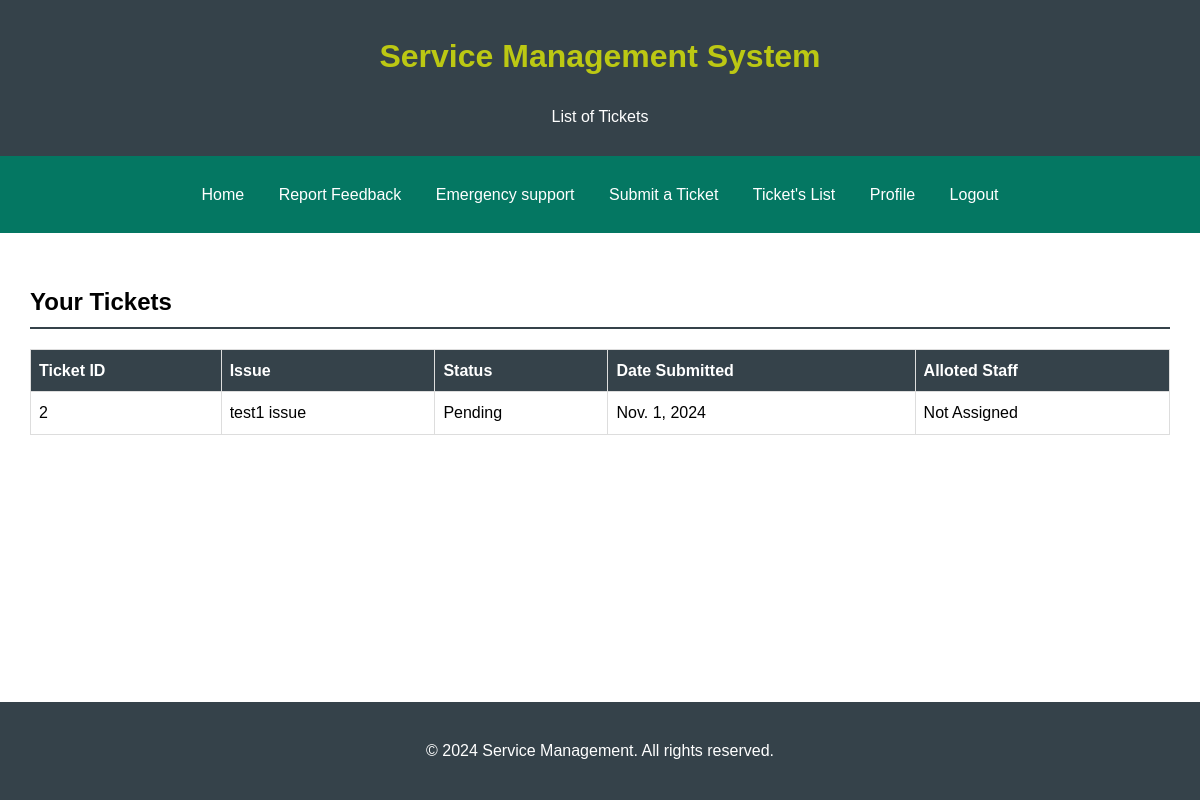
/ticketspage (signed in), run on an earlier commit of the app's database.
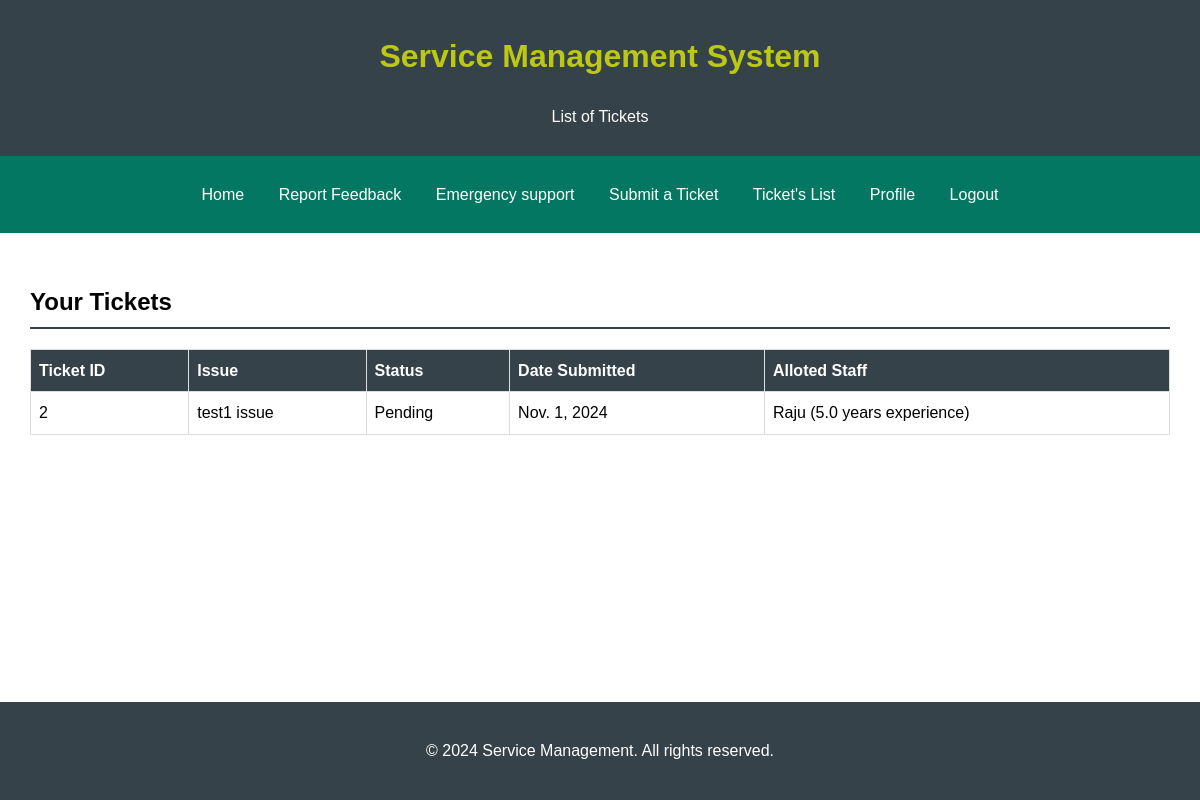
And on a later commit of the database.
### app/models.py (models this page shows, shortened)
class Tickets(models.Model):
    PENDING = "Pending"
    IN_PROGRESS = "In_progress"
    COMPLETED = "Completed"
    STATUS_CHOICES = [
        (PENDING, _("Pending")),
        (IN_PROGRESS, _("In_progress")),
        (COMPLETED, _("Completed"))
    ]
    user = models.ForeignKey(
        Users, on_delete=models.CASCADE, related_name='ticket_user')
    staff = models.ForeignKey(
        Staffs, on_delete=models.SET_NULL, related_name='ticket_staff', null=True)
    status = models.CharField(choices=STATUS_CHOICES,
                              default=PENDING, max_length=20)
    name = models.CharField(max_length=30)
    email = models.EmailField()
    phone_number = models.CharField(max_length=30)
    issue = models.TextField()
    created_at = models.DateTimeField(auto_now_add=True, null=True, blank=True)

class Staffs(models.Model):
    name = models.CharField(max_length=30)
    category = models.ForeignKey(
        category, on_delete=models.SET_NULL, related_name='staff_category', null=True)
    experience = models.FloatField()
    about = models.CharField(max_length=30)

### app/views.py (the view)
# urls.py: path('ticketspage', views.ticketspage, name='ticketspage'),
def ticketspage(request):
    user = Users.objects.get(id=request.session.get('id'))
    tickets = Tickets.objects.filter(user=user)
    return render(request, 'ticketspage.html', {'tickets': tickets})

### app/templates/ticketspage.html (shortened to what this page needs)
<!DOCTYPE html>
<html lang="en">
<head>
</head>
<body>
    <header>
        <h1>Service Management System</h1>
        <p>List of Tickets</p>
    </header>
    <nav>
        <ul>
            <li class="nav-item"><a class="nav-link" href="{% url 'homepage' %}">Home</a></li>
            <li class="nav-item"><a class="nav-link" href="{% url 'feedbackpage' %}">Report Feedback</a></li>
            <li class="nav-item"><a class="nav-link" href="{% url 'emergencysupport' %}">Emergency support</a></li>
            <li class="nav-item"><a class="nav-link" href="{% url 'ticket' %}">Submit a Ticket</a></li>
            <li class="nav-item"><a class="nav-link" href="{% url 'ticketspage' %}">Ticket's List</a></li>
            <li class="nav-item"><a class="nav-link active" href="{% url 'profilepage' %}">Profile</a></li>
            <li class="nav-item"><a class="nav-link active" href="{% url 'logout' %}">Logout</a></li>
        </ul>
    </nav>
    <section>
        <h2>Your Tickets</h2>
        <table>
            <thead>
                <tr>
                    <th>Ticket ID</th>
                    <th>Issue</th>
                    <th>Status</th>
                    <th>Date Submitted</th>
                    <th>Alloted Staff</th>
                </tr>
            </thead>
            <tbody>
                {% for ticket in tickets %}
                <tr>
                    <td>{{ ticket.id }}</td>
                    <td>{{ ticket.issue }}</td>
                    <td>{{ ticket.status }}</td>
                    <td>{{ ticket.created_at.date }}</td>
                    {% if ticket.staff %}
                    <td>{{ ticket.staff.name }} ({{ ticket.staff.experience }} years experience)</td>
                    {% else %}
                    <td>Not Assigned</td>
                    {% endif %}
                </tr>
                {% empty %}
                <tr>
                    <td colspan="4" style="text-align: center;">No tickets found.</td>
                </tr>
                {% endfor %}
            </tbody>
        </table>
    </section>
    <footer>
        <p>&copy; 2024 Service Management. All rights reserved.</p>
    </footer>
</body>
</html>

What changed in the data, as far as the page shows it:
changed Tickets "test1 issue": staff.name (not shown) → "Raju"; staff.experience (not shown) → "5.0"; staff_id "Not Assigned" → "( years experience)"
